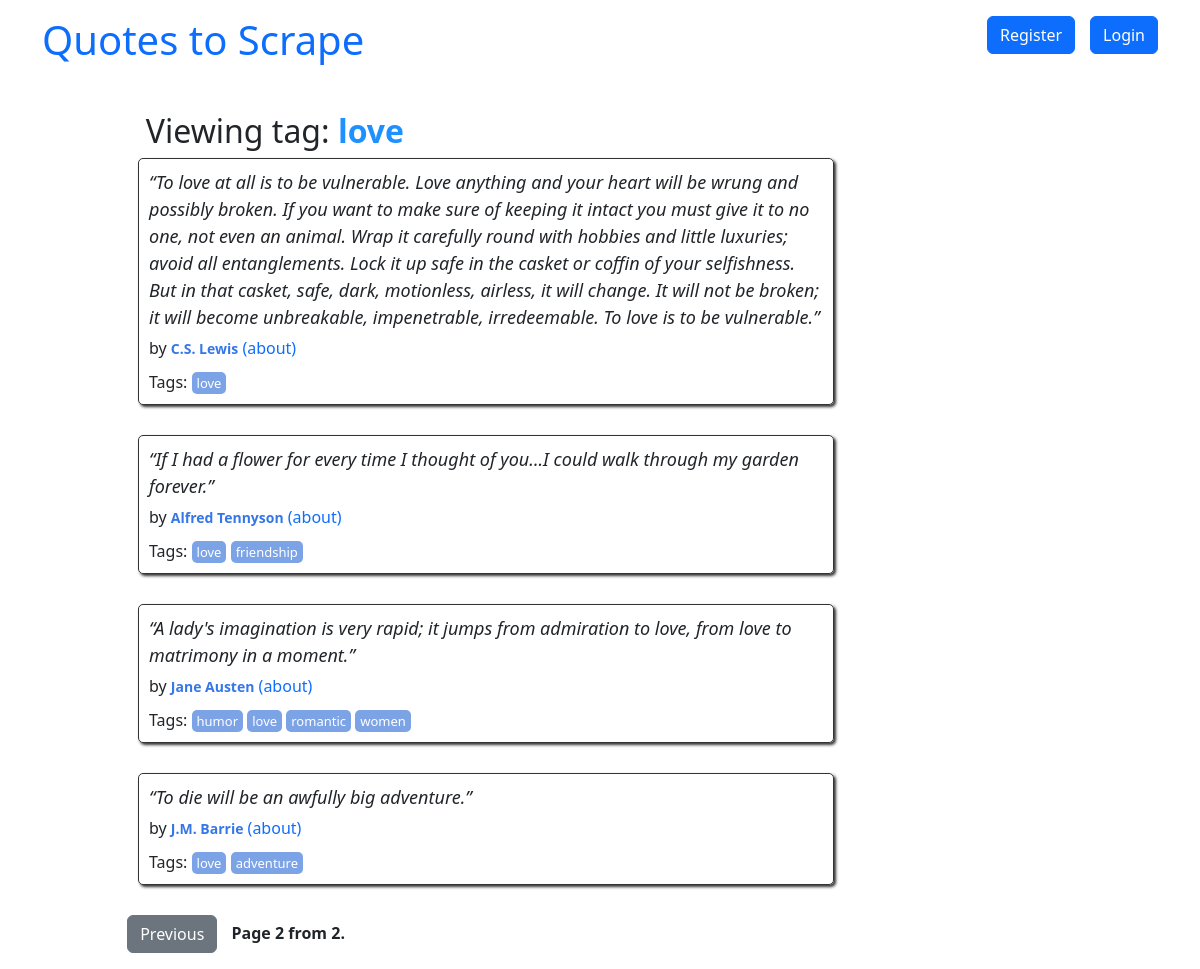
The app's page /tag/love/?page=2 with its own data.
### quotes/models.py (models this page shows, shortened)
class Tag(models.Model):
    name = models.CharField(max_length=60, null=False, unique=True)
    class Meta:
        verbose_name_plural = "Tags"
        verbose_name = "Tag"

class Quote(models.Model):
    user = models.ForeignKey(User, on_delete=models.CASCADE, default=None, null=True)
    quote = models.TextField()
    tags = models.ManyToManyField(Tag)
    author = models.ForeignKey(Author, on_delete=models.CASCADE, default=None, null=True)
    created_at = models.DateTimeField(auto_now_add=True)

class Author(models.Model):
    fullname = models.CharField(max_length=50)
    born_date = models.CharField(max_length=50)
    born_location = models.CharField(max_length=150)
    description = models.TextField()
    user = models.ForeignKey(User, on_delete=models.CASCADE, default=None, null=True)
    created_at = models.DateTimeField(auto_now_add=True)

### quotes/views.py (the view)
# urls.py: path('tag/<str:tag_name>/', views.TagQuotesView.as_view(), name='tag_quotes'),
class TagQuotesView(View):
    template_name = 'quotes/tag_quotes.html'
    quotes_per_page = 10
    def get(self, request, *args, **kwargs):
        tag_name = kwargs['tag_name']
        top_tags = Tag.objects.annotate(tag_count=Count("quote")).order_by("-tag_count")[:10]
        tag = get_object_or_404(Tag, name=tag_name)
        quotes_with_tag = get_list_or_404(Quote.objects.filter(tags=tag))
        paginator = Paginator(quotes_with_tag, self.quotes_per_page)
        page = request.GET.get('page')
        try:
            quotes_per_page = paginator.page(page)
        except (PageNotAnInteger, EmptyPage):
            quotes_per_page = paginator.page(1)
        context = {
            'tag_name': tag_name,
            'quotes_with_tag': quotes_per_page,
            "top_tags": top_tags
        }
        return render(request, self.template_name, context)

### quotes/templates/quotes/tag_quotes.html (shortened to what this page needs)
{% extends 'quotes/base.html' %}
{% load extract_authors %}
{% block content %}
<div class="author-details ms-5" style="margin-left: 10%;">
    <h2 class="author-title" style="margin-left: 5%;">
        Viewing tag: <b style="color:dodgerblue;">{{ tag_name }}</b>
    </h2>
    <div class="col-md-8">
        {% for quote in quotes_with_tag %}
        <div class="quote ms-5" itemscope="" itemtype="http://schema.org/CreativeWork">
            <span class="text" itemprop="text"> {{quote.quote}}
            </span>
            <span>by <small class="author" itemprop="author">{{ quote.author.fullname }}</small><a href="{% url 'quotes:author_detail' id=quote.author.id %}" target="_self"> (about)</a></span>
            <div class="tags">
                Tags:
                {% for tag in quote.tags.all %}
                <a class="tag" href="{% url 'quotes:tag_quotes' tag_name=tag.name %}">{{ tag.name }}</a>
                {% endfor %}
            </div>
        </div>
        {% endfor %}
        <nav>
            <div class="pagination" class="mb-3">
                <span class="step-links" style="margin-left: 5%;">
                    {% if quotes_with_tag.has_previous %}
                        <a class="btn btn-secondary" href="?page={{ quotes_with_tag.previous_page_number }}">Previous</a>
                    {% endif %}
                    <span class="current" style="margin: 0 10px;"><strong>Page {{ quotes_with_tag.number }} from {{ quotes_with_tag.paginator.num_pages }}.</strong></span>
                </span>
            </div>
        </nav>
    </div>
</div>
{% endblock %}

### quotes/static/quotes/styles.css (style rules this page uses)
a { text-decoration: none; }
.quote { padding: 10px; margin-bottom: 30px; border: 1px solid #333333; border-radius: 5px; box-shadow: 2px 2px 3px #333333; }
.quote span.text { display: block; margin-bottom: 5px; font-size: large; font-style: italic; }
.quote small.author { font-weight: bold; color: #3677E8; }
.quote .tags { margin-top: 10px; }
.tag { padding: 2px 5px; border-radius: 5px; color: white; font-size: small; background-color: #7CA3E6; }

### records on screen
Tag: name "love"
Quote: quote "“To love at all is to be vulnerable. Love anything and your heart will be wrung and possibly broken. If you want to make sure of keeping it intact you must give it to no one, not even an animal. Wrap it carefully round with hobbies and little luxuries; avoid all entanglements. Lock it up safe in the casket or coffin of your selfishness. But in that casket, safe, dark, motionless, airless, it will change. It will not be broken; it will become unbreakable, impenetrable, irredeemable. To love is to be vulnerable.”", author.fullname "C.S. Lewis"
Quote: quote "“If I had a flower for every time I thought of you...I could walk through my garden forever.”", author.fullname "Alfred Tennyson"
Tag: name "friendship"
Quote: quote "“A lady's imagination is very rapid; it jumps from admiration to love, from love to matrimony in a moment.”", author.fullname "Jane Austen"
Tag: name "humor"
Tag: name "romantic"
Tag: name "women"
Quote: quote "“To die will be an awfully big adventure.”", author.fullname "J.M. Barrie"
Tag: name "adventure"

### other values on screen
{{ quotes_with_tag.number }} "2"
{{ quotes_with_tag.paginator.num_pages }} "2"
